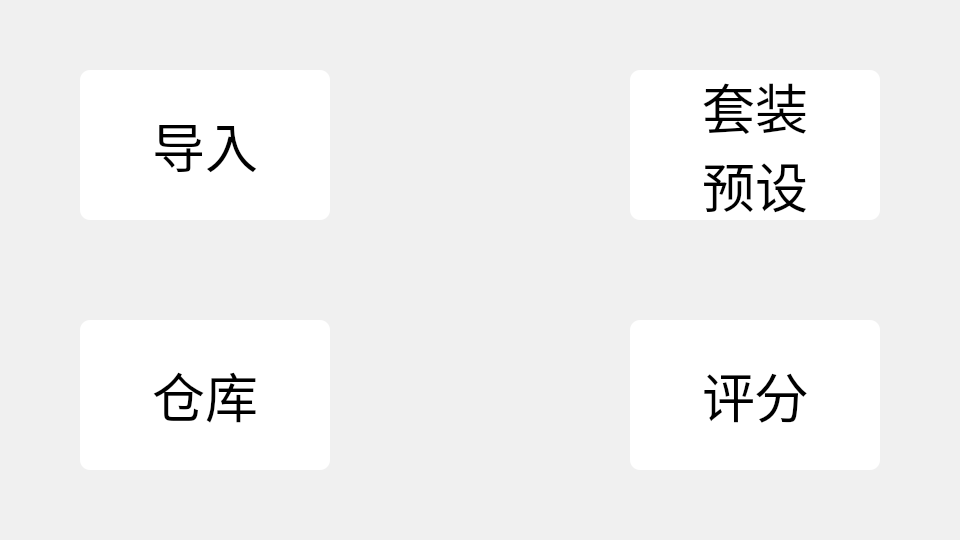
<?xml version="1.0" encoding="UTF-8"?>
<ui version="4.0">
 <class>MainWindow</class>
 <widget class="QMainWindow" name="MainWindow">
  <property name="geometry">
   <rect>
    <x>0</x>
    <y>0</y>
    <width>960</width>
    <height>540</height>
   </rect>
  </property>
  <property name="minimumSize">
   <size>
    <width>0</width>
    <height>0</height>
   </size>
  </property>
  <property name="maximumSize">
   <size>
    <width>960</width>
    <height>540</height>
   </size>
  </property>
  <property name="windowTitle">
   <string>《原神》圣遗物管理系统</string>
  </property>
  <property name="styleSheet">
   <string notr="true">background-color:rgb(240,240,240);</string>
  </property>
  <widget class="QWidget" name="centralwidget">
   <property name="minimumSize">
    <size>
     <width>960</width>
     <height>540</height>
    </size>
   </property>
   <property name="maximumSize">
    <size>
     <width>960</width>
     <height>540</height>
    </size>
   </property>
   <property name="baseSize">
    <size>
     <width>960</width>
     <height>540</height>
    </size>
   </property>
   <property name="styleSheet">
    <string notr="true"/>
   </property>
   <widget class="QLabel" name="backgroundchar">
    <property name="geometry">
     <rect>
      <x>0</x>
      <y>0</y>
      <width>960</width>
      <height>540</height>
     </rect>
    </property>
    <property name="frameShape">
     <enum>QFrame::NoFrame</enum>
    </property>
    <property name="frameShadow">
     <enum>QFrame::Plain</enum>
    </property>
    <property name="lineWidth">
     <number>6</number>
    </property>
    <property name="text">
     <string>&lt;html&gt;&lt;head/&gt;&lt;body&gt;&lt;p&gt;&lt;br/&gt;&lt;/p&gt;&lt;/body&gt;&lt;/html&gt;</string>
    </property>
   </widget>
   <widget class="QPushButton" name="Import">
    <property name="geometry">
     <rect>
      <x>80</x>
      <y>70</y>
      <width>250</width>
      <height>150</height>
     </rect>
    </property>
    <property name="autoFillBackground">
     <bool>false</bool>
    </property>
    <property name="styleSheet">
     <string notr="true">/*按钮普通态*/
QPushButton
{
	/*字体为微软雅黑*/
    font-family:汉仪文黑-85W;
    /*字体大小为20点*/
    font-size:40pt;
    /*字体颜色为黑色*/    
    color:black;
    /*背景颜色*/  
    background-color:rgb(255, 255, 255);
    /*边框圆角半径为10像素*/ 
    border-radius:10px;
}

/*按钮停留态*/
QPushButton:hover
{
    /*背景颜色*/  
    background-color: #ecf5ff;
	/*字体颜色*/  
    color: #409eff;
}

/*按钮按下态*/
QPushButton:pressed
{
    /*字体颜色为黑色*/    
    color:black;
    /*背景颜色*/  
    background-color:rgb(255, 255, 255);
    /*左内边距为3像素，让按下时字向右移动3像素*/  
    padding-left:3px;
    /*上内边距为3像素，让按下时字向下移动3像素*/  
    padding-top:3px;
}</string>
    </property>
    <property name="text">
     <string>导入</string>
    </property>
    <property name="autoDefault">
     <bool>false</bool>
    </property>
    <property name="default">
     <bool>false</bool>
    </property>
   </widget>
   <widget class="QPushButton" name="Display">
    <property name="geometry">
     <rect>
      <x>80</x>
      <y>320</y>
      <width>250</width>
      <height>150</height>
     </rect>
    </property>
    <property name="autoFillBackground">
     <bool>false</bool>
    </property>
    <property name="styleSheet">
     <string notr="true">/*按钮普通态*/
QPushButton
{
	/*字体为微软雅黑*/
    font-family:汉仪文黑-85W;
    /*字体大小为20点*/
    font-size:40pt;
    /*字体颜色为黑色*/    
    color:black;
    /*背景颜色*/  
    background-color:rgb(255, 255, 255);
    /*边框圆角半径为10像素*/ 
    border-radius:10px;
}

/*按钮停留态*/
QPushButton:hover
{
    /*背景颜色*/  
    background-color: #ecf5ff;
	/*字体颜色*/  
    color: #409eff;
}

/*按钮按下态*/
QPushButton:pressed
{
    /*字体颜色为黑色*/    
    color:black;
    /*背景颜色*/  
    background-color:rgb(255, 255, 255);
    /*左内边距为3像素，让按下时字向右移动3像素*/  
    padding-left:3px;
    /*上内边距为3像素，让按下时字向下移动3像素*/  
    padding-top:3px;
}</string>
    </property>
    <property name="text">
     <string>仓库</string>
    </property>
    <property name="autoDefault">
     <bool>false</bool>
    </property>
    <property name="default">
     <bool>false</bool>
    </property>
   </widget>
   <widget class="QPushButton" name="Favorite">
    <property name="geometry">
     <rect>
      <x>630</x>
      <y>70</y>
      <width>250</width>
      <height>150</height>
     </rect>
    </property>
    <property name="autoFillBackground">
     <bool>false</bool>
    </property>
    <property name="styleSheet">
     <string notr="true">/*按钮普通态*/
QPushButton
{
	/*字体为微软雅黑*/
    font-family:汉仪文黑-85W;
    /*字体大小为20点*/
    font-size:40pt;
    /*字体颜色为黑色*/    
    color:black;
    /*背景颜色*/  
    background-color:rgb(255, 255, 255);
    /*边框圆角半径为10像素*/ 
    border-radius:10px;
}

/*按钮停留态*/
QPushButton:hover
{
    /*背景颜色*/  
    background-color: #ecf5ff;
	/*字体颜色*/  
    color: #409eff;
}

/*按钮按下态*/
QPushButton:pressed
{
    /*字体颜色为黑色*/    
    color:black;
    /*背景颜色*/  
    background-color:rgb(255, 255, 255);
    /*左内边距为3像素，让按下时字向右移动3像素*/  
    padding-left:3px;
    /*上内边距为3像素，让按下时字向下移动3像素*/  
    padding-top:3px;
}</string>
    </property>
    <property name="text">
     <string>套装
预设</string>
    </property>
    <property name="autoDefault">
     <bool>false</bool>
    </property>
    <property name="default">
     <bool>false</bool>
    </property>
   </widget>
   <widget class="QPushButton" name="Rating">
    <property name="geometry">
     <rect>
      <x>630</x>
      <y>320</y>
      <width>250</width>
      <height>150</height>
     </rect>
    </property>
    <property name="autoFillBackground">
     <bool>false</bool>
    </property>
    <property name="styleSheet">
     <string notr="true">/*按钮普通态*/
QPushButton
{
	/*字体为微软雅黑*/
    font-family:汉仪文黑-85W;
    /*字体大小为20点*/
    font-size:40pt;
    /*字体颜色为黑色*/    
    color:black;
    /*背景颜色*/  
    background-color:rgb(255, 255, 255);
    /*边框圆角半径为10像素*/ 
    border-radius:10px;
}

/*按钮停留态*/
QPushButton:hover
{
    /*背景颜色*/  
    background-color: #ecf5ff;
	/*字体颜色*/  
    color: #409eff;
}

/*按钮按下态*/
QPushButton:pressed
{
    /*字体颜色为黑色*/    
    color:black;
    /*背景颜色*/  
    background-color:rgb(255, 255, 255);
    /*左内边距为3像素，让按下时字向右移动3像素*/  
    padding-left:3px;
    /*上内边距为3像素，让按下时字向下移动3像素*/  
    padding-top:3px;
}</string>
    </property>
    <property name="text">
     <string>评分</string>
    </property>
    <property name="autoDefault">
     <bool>false</bool>
    </property>
    <property name="default">
     <bool>false</bool>
    </property>
   </widget>
  </widget>
 </widget>
 <resources/>
 <connections/>
</ui>
